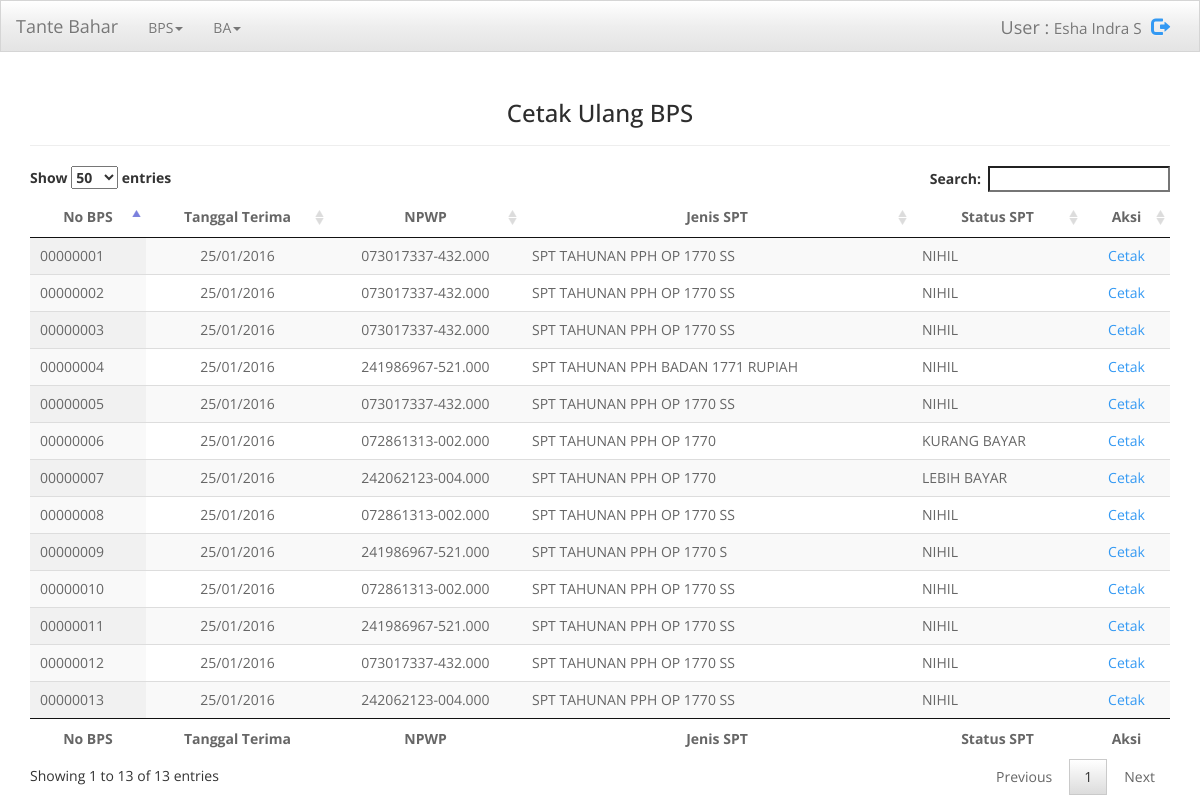
/index.php?menu=listbps (signed in), run on the app's committed database.
### tables this page shows
CREATE TABLE IF NOT EXISTS `menu` (
  `id` tinyint(2) NOT NULL,
  `parent` tinyint(3) NOT NULL,
  `link` varchar(255) NOT NULL,
  `definisi` varchar(255) NOT NULL,
  `seksi` tinyint(1) NOT NULL,
  `role` tinyint(1) NOT NULL
);

CREATE TABLE IF NOT EXISTS `user` (
  `nip` varchar(9) NOT NULL,
  `nippanjang` varchar(18) NOT NULL,
  `nama` varchar(100) NOT NULL,
  `password` int(6) NOT NULL,
  `seksi` int(1) NOT NULL,
  `role` tinyint(1) NOT NULL
);

CREATE TABLE IF NOT EXISTS `bps` (
  `id` int(8) NOT NULL,
  `nomorbps` int(8) NOT NULL,
  `npwp` char(15) NOT NULL,
  `tanggalterima` date NOT NULL,
  `jenisspt` int(1) NOT NULL,
  `tahunpajak` int(4) NOT NULL,
  `statusbayar` int(1) NOT NULL,
  `nominal` int(30) NOT NULL,
  `nominalcurr` int(1) NOT NULL,
  `tanggalbayar` date NOT NULL,
  `reskom` int(1) NOT NULL,
  `pembetulan` int(1) NOT NULL,
  `angsuranps25` int(30) NOT NULL,
  `espt` tinyint(1) NOT NULL,
  `perekam` char(9) NOT NULL
);

### settings.php (called while the page is built, shortened)
<?php
$namaapp = "Tante Bahar";
?>

### session.php (called while the page is built, shortened)
<?php
$user_check=$_SESSION['login_user'];
$ses_sql=mysqli_query($connection, "select nip,nama,seksi,role from user where nip='$user_check' limit 1");
$row = mysqli_fetch_assoc($ses_sql);
$login_session =$row['nama'];
$login_seksi =$row['seksi'];
$login_role = $_SESSION['role'];
?>

### fungsi.php (called while the page is built, shortened)
<?php
    function formatnpwp($npwp) {
    $ret = substr($npwp,0,2)
    .substr($npwp,2,3)
    .substr($npwp,5,3)
    .substr($npwp,8,1)."-"
    .substr($npwp,9,3)."."
    .substr($npwp,12,3);
    return $ret;
    }
	function converttanggal($value, $delimiter="-"){
    if ($value=="0000-00-00" || $value=="") $ret = ""; else {
    if ($delimiter=="-") $changeto = "/"; else $changeto = "-";
    $arr = explode($delimiter, $value);
    $ret = $arr[2].$changeto.$arr[1].$changeto.$arr[0];
    }
    return $ret;
    }
	function cariperekam($nip){
	require "settings.php";
	$queryperekam=mysqli_query($connection, "select * from user where nip = '$nip' limit 1");
	$row = mysqli_fetch_assoc($queryperekam);
	$nippanjang = $row['nippanjang'];
	return $nippanjang;
	}
	function carinamaperekam($nip){
	require "settings.php";
	$queryperekam=mysqli_query($connection, "select * from user where nip = '$nip' limit 1");
	$row = mysqli_fetch_assoc($queryperekam);
	$nama = $row['nama'];
	return strtoupper($nama);
	}
	function jenisspt($id){
		switch($id){
		case "1":
			$jenissptdef = "SPT Tahunan PPh OP 1770";
		break;
		case "2":
			$jenissptdef = "SPT Tahunan PPh OP 1770 S";
		break;
		case "3":
			$jenissptdef = "SPT Tahunan PPh OP 1770 SS";
		break;
		case "4":
			$jenissptdef = "SPT Tahunan PPh Badan 1771 Rupiah";
		break;
		}
		return strtoupper($jenissptdef);
	}
	function statusbayar($id){
		switch($id){
		case "1":
			$statusbayardef = "Nihil";
		break;
		case "2":
			$statusbayardef = "Kurang Bayar";
		break;
		case "3":
			$statusbayardef = "Lebih Bayar";
		break;
		}
		return strtoupper($statusbayardef);
	}
?>

### listbps.php (the view, shortened to what this page needs)
<?php
include('session.php');
?>
<div class="container">
<div class="page-header text-center">
<h3>Cetak Ulang BPS</h3>
</div>
<table id="daftarpem" class="display" cellspacing="0" width="100%">
        <thead>
            <tr>
                <th class="text-center">No BPS</th>
                <th class="text-center">Tanggal Terima</th>
                <th class="text-center">NPWP</th>
                <th class="text-center">Jenis SPT</th>
                <th class="text-center">Status SPT</th>
				<th class="text-center">Aksi</th>
            </tr>
        </thead>
        <tfoot>
            <tr>
                <th class="text-center">No BPS</th>
                <th class="text-center">Tanggal Terima</th>
                <th class="text-center">NPWP</th>
                <th class="text-center">Jenis SPT</th>
                <th class="text-center">Status SPT</th>
				<th class="text-center">Aksi</th>
            </tr>
        </tfoot>
        <tbody>
            <?php
			$query=mysqli_query($connection, "select * from bps");
			while($row = mysqli_fetch_array($query)){
			$npwp = formatnpwp($row["npwp"]);
			$tanggalterima = converttanggal($row["tanggalterima"]);
			$jenisspt = jenisspt($row["jenisspt"]);
			$statusbayar = statusbayar($row["statusbayar"]);
			$perekam = $row["perekam"];
			$namaperekam = carinamaperekam($perekam);
			$nomorbps = str_pad($row["nomorbps"], 8, '0', STR_PAD_LEFT);
			echo '
				<tr>
                <td class="text-left">'.$nomorbps.'</td>
				<td class="text-center">'.$tanggalterima.'</td>
                <td class="text-center">'.$npwp.'</td>
				<td class="text-left">'.$jenisspt.'</td>
				<td class="text-left">'.$statusbayar.'</td>
				<td class="text-center">
				<a href=bps.php?id='.$row['id'].' target="_blank">Cetak</td>
				</tr>';
			}
			?>
        </tbody>
    </table>
</div>

### index.php (shortened to what this page needs)
<?php
include('settings.php');
include('fungsi.php');
?>
<!DOCTYPE html>
<html lang="en">
	<head>
		<link rel="stylesheet" href="./css/bootstrap.min.css">
		<link rel="stylesheet" href="./DataTables/media/css/jquery.dataTables.css">
		<link rel="stylesheet" href="./css/animsition.min.css">
		<link rel="stylesheet" href="./css/bootstrap-datepicker.min.css">
		<link rel="stylesheet" href="./css/custom.css">
	</head>
	<body>
	<?php include('menubar.php'); ?>
	<br><br><br>
	<div class="animsition">
	<?php
	if(!isset($_GET['menu'])){
		include('home.php');
	}else{
		$halaman = $_GET['menu'];
		include $halaman.".php";
	}
	?>
	</div>
	</body>
</html>

### menubar.php
<nav class="navbar navbar-default navbar-fixed-top">
	<div class="container-fluid">
		<div class="navbar-header">
			<a class="navbar-brand" href="./index.php?menu=home"><?php echo $namaapp; ?></a>
		</div>
		<div>
			<ul class="nav navbar-nav">
				<?php
				if(isset($_SESSION['login_user'])){
					include('menuuser.php');
				}
				?>
			</ul>
		</div>
		<div class="navbar-header navbar-right">
		<?php
		if(isset($_SESSION['login_user'])){
			include('profile.php');
		}else{
			include('form_login.php');
		}
		?>
		</div>
	</div>
</nav>

### menuuser.php (shortened to what this page needs)
<?php
include('session.php');
if($login_role > 0){
$querymenu = mysqli_query($connection, "select * from menu where parent = 0 and seksi = '$login_seksi' and role = '$login_role' order by id desc");
while($rowmenu = mysqli_fetch_assoc($querymenu)){
	$menudef = $rowmenu['definisi'];
	echo '
	<li class="dropdown"><a class="dropdown-toggle" data-toggle="dropdown" href="#">'.$menudef.'<span class="caret"></span></a>
	<ul class="dropdown-menu">
	';
	echo '</ul>';
}
echo '</li>';
}
?>

### profile.php
<div class="navbar-brand">
User : <small><?php echo $login_session; ?></small>&nbsp;
<a href="logout.php"><span class="glyphicon glyphicon-log-out"></span></a>
</div>

### data on the page
menu: definisi "BPS"
menu: definisi "BA"
user: nama "Esha Indra S"
bps: nomorbps "00000001", tanggalterima "25/01/2016", npwp "073017337-432.000", jenisspt "SPT TAHUNAN PPH OP 1770 SS", statusbayar "NIHIL"
bps: nomorbps "00000002", tanggalterima "25/01/2016", npwp "073017337-432.000", jenisspt "SPT TAHUNAN PPH OP 1770 SS", statusbayar "NIHIL"
bps: nomorbps "00000003", tanggalterima "25/01/2016", npwp "073017337-432.000", jenisspt "SPT TAHUNAN PPH OP 1770 SS", statusbayar "NIHIL"
bps: nomorbps "00000004", tanggalterima "25/01/2016", npwp "241986967-521.000", jenisspt "SPT TAHUNAN PPH BADAN 1771 RUPIAH", statusbayar "NIHIL"
bps: nomorbps "00000005", tanggalterima "25/01/2016", npwp "073017337-432.000", jenisspt "SPT TAHUNAN PPH OP 1770 SS", statusbayar "NIHIL"
bps: nomorbps "00000006", tanggalterima "25/01/2016", npwp "072861313-002.000", jenisspt "SPT TAHUNAN PPH OP 1770", statusbayar "KURANG BAYAR"
bps: nomorbps "00000007", tanggalterima "25/01/2016", npwp "242062123-004.000", jenisspt "SPT TAHUNAN PPH OP 1770", statusbayar "LEBIH BAYAR"
bps: nomorbps "00000008", tanggalterima "25/01/2016", npwp "072861313-002.000", jenisspt "SPT TAHUNAN PPH OP 1770 SS", statusbayar "NIHIL"
bps: nomorbps "00000009", tanggalterima "25/01/2016", npwp "241986967-521.000", jenisspt "SPT TAHUNAN PPH OP 1770 S", statusbayar "NIHIL"
bps: nomorbps "00000010", tanggalterima "25/01/2016", npwp "072861313-002.000", jenisspt "SPT TAHUNAN PPH OP 1770 SS", statusbayar "NIHIL"
bps: nomorbps "00000011", tanggalterima "25/01/2016", npwp "241986967-521.000", jenisspt "SPT TAHUNAN PPH OP 1770 SS", statusbayar "NIHIL"
bps: nomorbps "00000012", tanggalterima "25/01/2016", npwp "073017337-432.000", jenisspt "SPT TAHUNAN PPH OP 1770 SS", statusbayar "NIHIL"
bps: nomorbps "00000013", tanggalterima "25/01/2016", npwp "242062123-004.000", jenisspt "SPT TAHUNAN PPH OP 1770 SS", statusbayar "NIHIL"

### other printed values
$namaapp "Tante Bahar"
